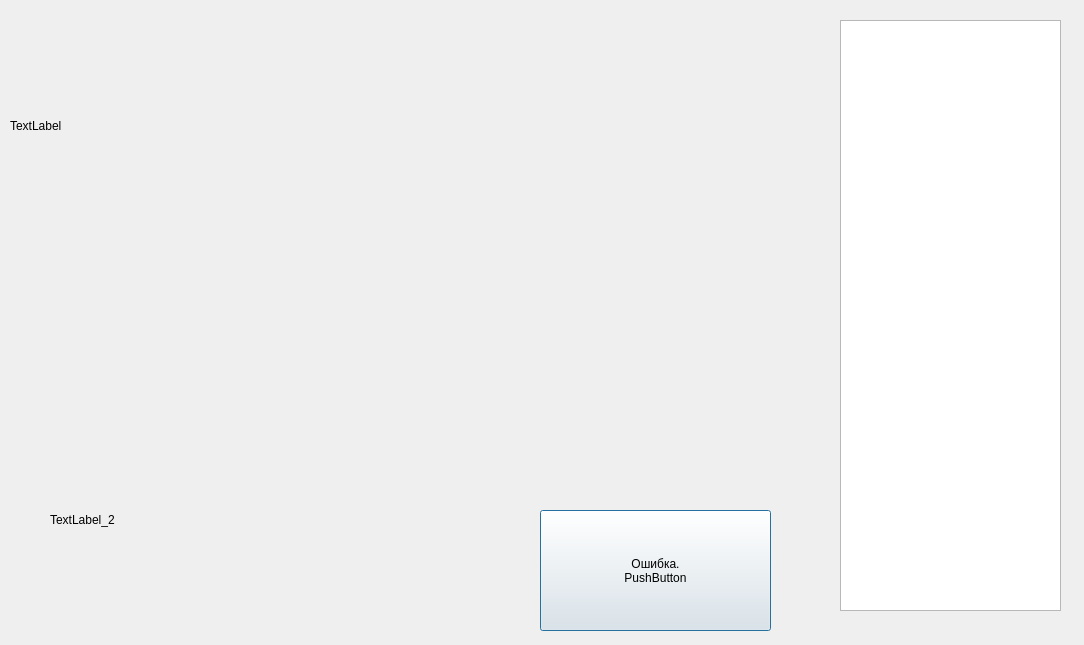
<?xml version="1.0" encoding="UTF-8"?>
<ui version="4.0">
 <class>Dialog</class>
 <widget class="QDialog" name="Dialog">
  <property name="geometry">
   <rect>
    <x>0</x>
    <y>0</y>
    <width>1084</width>
    <height>645</height>
   </rect>
  </property>
  <property name="windowTitle">
   <string>Funktsiya_Resheniya_2_Dialog</string>
  </property>
  <widget class="QLabel" name="label">
   <property name="geometry">
    <rect>
     <x>10</x>
     <y>40</y>
     <width>741</width>
     <height>171</height>
    </rect>
   </property>
   <property name="text">
    <string>TextLabel</string>
   </property>
   <property name="wordWrap">
    <bool>true</bool>
   </property>
  </widget>
  <widget class="QPushButton" name="pushButton">
   <property name="geometry">
    <rect>
     <x>540</x>
     <y>510</y>
     <width>231</width>
     <height>121</height>
    </rect>
   </property>
   <property name="text">
    <string>Ошибка.
PushButton</string>
   </property>
  </widget>
  <widget class="QLabel" name="label_2">
   <property name="geometry">
    <rect>
     <x>50</x>
     <y>470</y>
     <width>471</width>
     <height>101</height>
    </rect>
   </property>
   <property name="text">
    <string>&lt;html&gt;&lt;head/&gt;&lt;body&gt;&lt;p&gt;TextLabel_2&lt;/p&gt;&lt;/body&gt;&lt;/html&gt;</string>
   </property>
  </widget>
  <widget class="QTextEdit" name="textEdit">
   <property name="geometry">
    <rect>
     <x>840</x>
     <y>20</y>
     <width>221</width>
     <height>591</height>
    </rect>
   </property>
  </widget>
 </widget>
 <resources/>
 <connections/>
</ui>
